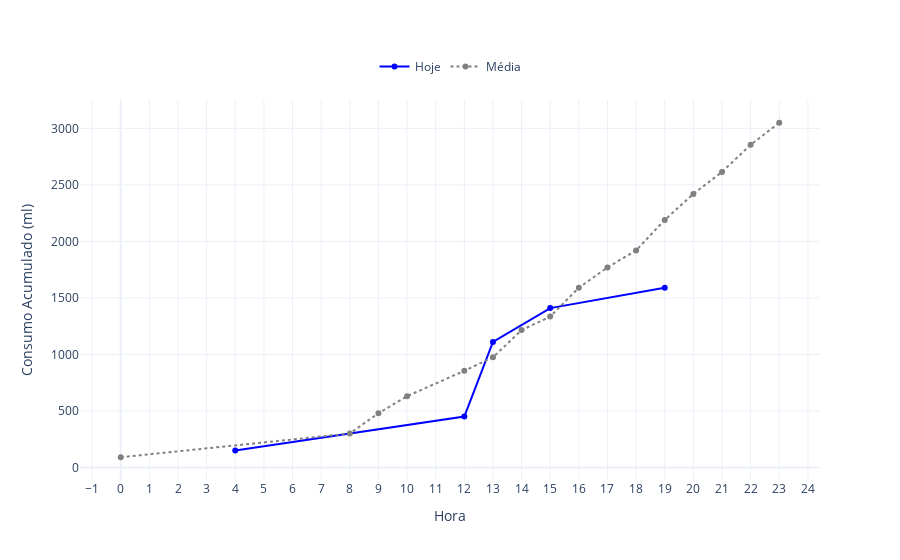

Notebook code cell kept with this figure:
### Code cell
today = datetime.now(UTC_MINUS_3).date()

# Filtrar os dados, excluindo o dia atual para calcular a média histórica
historico_passado = historico[historico["data"] < today]

# Calcular a média histórica do consumo por hora
media_historica_por_hora = historico_passado.groupby("hora")["quantidade_ml"].mean()

# Calcular a média acumulada ao longo das horas
media_acumulada_historica = media_historica_por_hora.cumsum()

# Filtrar os dados do dia atual
historico_hoje = historico[historico["data"] == today]

# Calcular o consumo acumulado de hoje por hora
consumo_por_hora = historico_hoje.groupby("hora")["quantidade_ml"].sum()
consumo_acumulado_hoje = consumo_por_hora.cumsum()

# Criar o gráfico interativo com Plotly
fig = go.Figure()

# Linha de consumo acumulado de hoje
fig.add_trace(go.Scatter(
    x=consumo_acumulado_hoje.index,
    y=consumo_acumulado_hoje.values,
    mode='lines+markers',
    name='Hoje',
    line=dict(color='blue')
))

# Linha da média acumulada histórica
fig.add_trace(go.Scatter(
    x=media_acumulada_historica.index,
    y=media_acumulada_historica.values,
    mode='lines+markers',
    name='Média',
    line=dict(color='grey', dash='dot')
))

# Ajustar layout
fig.update_layout(
    xaxis_title='Hora',
    yaxis_title='Consumo Acumulado (ml)',
    xaxis=dict(tickmode='linear'),
    template='plotly_white',
    legend=dict(
        orientation="h",  # Horizontal
        yanchor="bottom", 
        y=1.05,  # Posição acima do gráfico
        xanchor="center",
        x=0.5
    )
)

fig.show()

### Figure 1 — Plotly figure (JSON) as saved in the notebook; plotly's stock layout.template omitted (floating-point values rounded to 4 significant figures)
{"data": [{"line": {"color": "blue"}, "mode": "lines+markers", "name": "Hoje", "type": "scatter", "x": [4, 12, 13, 15, 19], "y": [150, 450, 1110, 1410, 1590]}, {"line": {"color": "grey", "dash": "dot"}, "mode": "lines+markers", "name": "Média", "type": "scatter", "x": [0, 8, 9, 10, 12, 13, 14, 15, 16, 17, 18, 19, 20, 21, 22, 23], "y": [90.0, 300.0, 480.0, 630.0, 855.0, 975.0, 1215.0, 1335.0, 1590.0, 1770.0, 1920.0, 2190.0, 2420.0, 2615.0, 2855.0, 3050.0]}], "layout": {"legend": {"orientation": "h", "x": 0.5, "xanchor": "center", "y": 1.05, "yanchor": "bottom"}, "xaxis": {"tickmode": "linear", "title": {"text": "Hora"}}, "yaxis": {"title": {"text": "Consumo Acumulado (ml)"}}}}
